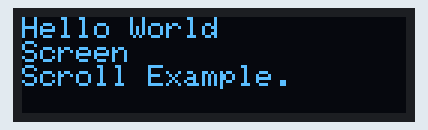
Recording of a sketch running on a simulated Arduino Uno, built with avr-gcc and run on an emulated ATmega328P. Shown: 128×32 one-colour display.

Above: at 0.1 s.
At 4.99 s:
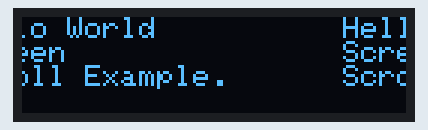
At 10.09 s:
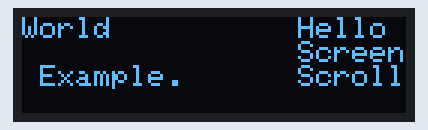
At 19.99 s:
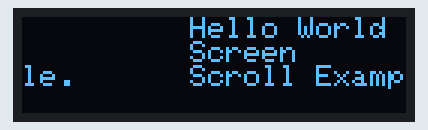
At 29.89 s:
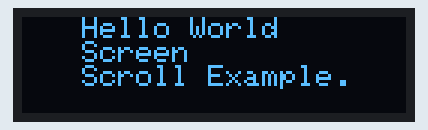
At 39.79 s:
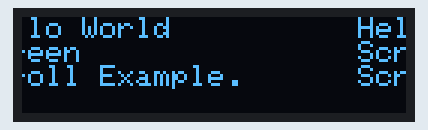

The sketch:

hello_world.ino
```cpp
#include <SPI.h>
#include <Wire.h>
#include <Adafruit_GFX.h>
#include <Adafruit_SSD1306.h>

//Display width (in pixels)
#define SCREEN_WIDTH 128
//Display height (in pixels)
#define SCREEN_HEIGHT 32
#define OLED_RESET    -1 // Reset pin -1 if reset pin is not present

Adafruit_SSD1306 display(SCREEN_WIDTH, SCREEN_HEIGHT, &Wire, OLED_RESET); //Declaring the display name (display)

void setup() {
  // initialize with the I2C addr 0x3C
  display.begin(SSD1306_SWITCHCAPVCC, 0x3C);

  // Clear the buffer.
  display.clearDisplay();
   // Scroll part of the screen
  display.setTextSize(1);
  display.setCursor(0,0);
  display.setTextColor(WHITE);
  display.println("Hello World");
  display.println("Screen");
  display.println("Scroll Example.");
  display.display();
  display.startscrollright(0x00, 0x00);

}

void loop() {
  // put your main code here, to run repeatedly:

}
```
